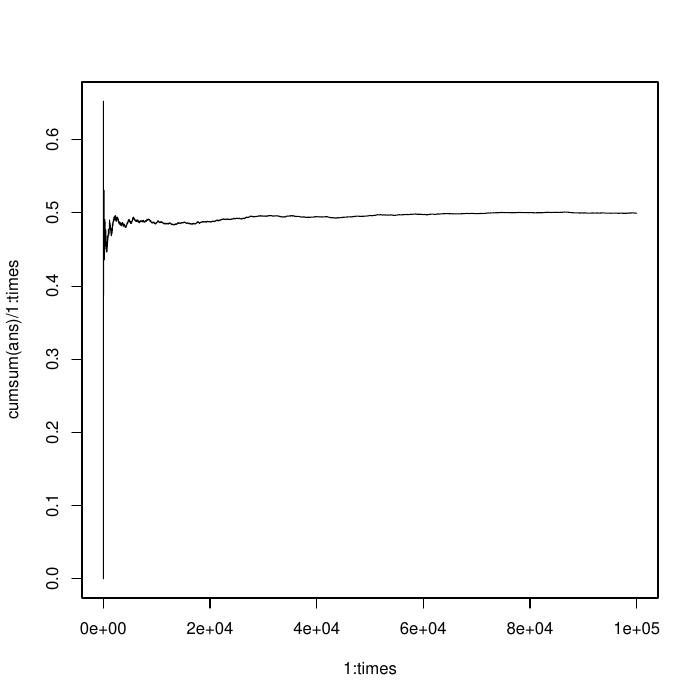

Source code (R):

f <- function(z1, z2){
	if(z1 <= z2){
		return(exp(-(1 / z1 - 1 + 1 / z2 - 1)) / z1 / z1 / z2 / z2)
	} else {
		return(0)
	}
}


getIntegral <- function(times){
	ans <- NULL
	for(i in 1 : times){
		z1 <- runif(1)
		z2 <- runif(1)
		ans <- c(ans, f(z1, z2))
	}
	return(ans)
}

pdf("Pregunta2.pdf")

times <- 100000

ans <- getIntegral(times)

print(sum(ans) / times)

plot(1 : times, cumsum(ans) / 1 : times, type = "l")

